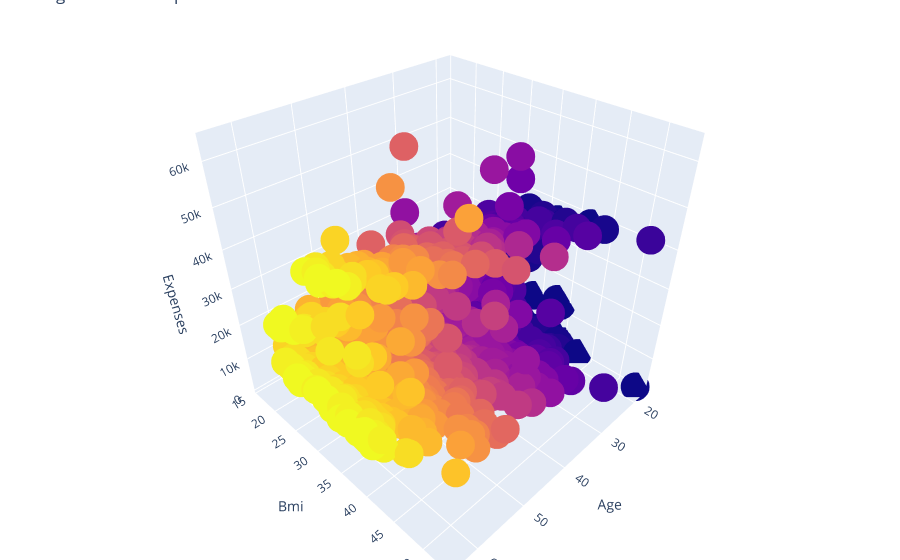

Write notebook code for a chart like this one.
### Code cell
trace = go.Scatter3d(
    x = datas['age'],
    y = datas['bmi'],
    z = datas['expenses'],
    mode = 'markers',
    marker = dict(
         size = 10,
         color = datas['age']
    )
)

datas = [trace]

layout = go.Layout(
    title = 'Age vs Bmi vs Expenses',
    margin=dict(
        l=0,
        r=0,
        b=0,
        t=0  
    ),
    scene = dict(
            xaxis = dict(title  = 'Age'),
            yaxis = dict(title  = 'Bmi'),
            zaxis = dict(title  = 'Expenses')
        )
    
)
fig = go.Figure(data = datas, layout=layout)
py.iplot(fig)

### Figure 1 — Plotly figure (JSON) as saved in the notebook; plotly's stock layout.template omitted (floating-point values rounded to 4 significant figures; data arrays with more than 128 entries replaced by an {"elided": "..."} marker saying what was removed)
{"data": [{"marker": {"color": {"elided": "1337 int values"}, "size": 10}, "mode": "markers", "type": "scatter3d", "x": {"elided": "1337 int values"}, "y": {"elided": "1337 float values"}, "z": {"elided": "1337 float values"}}], "layout": {"margin": {"b": 0, "l": 0, "r": 0, "t": 0}, "scene": {"xaxis": {"title": {"text": "Age"}}, "yaxis": {"title": {"text": "Bmi"}}, "zaxis": {"title": {"text": "Expenses"}}}, "title": {"text": "Age vs Bmi vs Expenses"}}}
